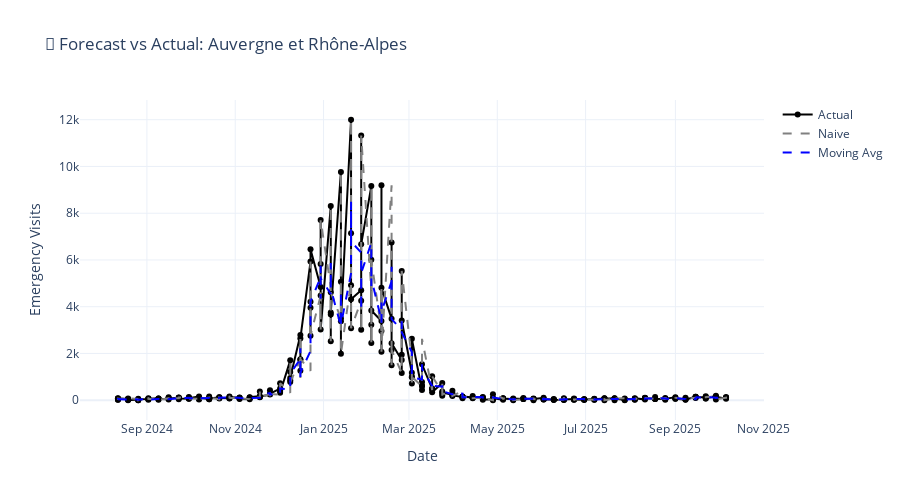

Notebook cell for this chart:
### Markdown cell above
---

## 📈 8. Visualize Predictions

### Code cell
if df is not None and target_col:
    # Pick one region for detailed visualization
    sample_region = test['region'].value_counts().index[0]
    test_sample = test[test['region'] == sample_region].sort_values('date')

    fig = go.Figure()

    # Actual values
    fig.add_trace(go.Scatter(
        x=test_sample['date'],
        y=test_sample[target_col],
        mode='lines+markers',
        name='Actual',
        line=dict(color='black', width=2)
    ))

    # Predictions from different models
    colors = {'pred_naive': 'gray', 'pred_ma': 'blue', 'pred_xgb': 'green'}
    names = {'pred_naive': 'Naive', 'pred_ma': 'Moving Avg', 'pred_xgb': 'XGBoost'}

    for pred_col, color in colors.items():
        if pred_col in test_sample.columns:
            fig.add_trace(go.Scatter(
                x=test_sample['date'],
                y=test_sample[pred_col],
                mode='lines',
                name=names[pred_col],
                line=dict(color=color, width=2, dash='dash')
            ))

    fig.update_layout(
        title=f'🔮 Forecast vs Actual: {sample_region}',
        xaxis_title='Date',
        yaxis_title='Emergency Visits',
        height=500,
        template='plotly_white',
        hovermode='x unified'
    )

    viz_path = BASE_PATH / 'visualizations'
    viz_path.mkdir(exist_ok=True)
    fig.write_html(viz_path / 'forecast_comparison.html')
    fig.show()
    print(f"\n✅ Saved: forecast_comparison.html")

### Figure 1 — Plotly figure (JSON) as saved in the notebook; plotly's stock layout.template omitted (floating-point values rounded to 4 significant figures; data arrays with more than 128 entries replaced by an {"elided": "..."} marker saying what was removed)
{"data": [{"line": {"color": "black", "width": 2}, "mode": "lines+markers", "name": "Actual", "type": "scatter", "x": {"elided": "305 str values"}, "y": {"elided": "305 float values"}}, {"line": {"color": "gray", "dash": "dash", "width": 2}, "mode": "lines", "name": "Naive", "type": "scatter", "x": {"elided": "305 str values"}, "y": {"elided": "305 float values"}}, {"line": {"color": "blue", "dash": "dash", "width": 2}, "mode": "lines", "name": "Moving Avg", "type": "scatter", "x": {"elided": "305 str values"}, "y": {"elided": "305 float values"}}], "layout": {"height": 500, "hovermode": "x unified", "title": {"text": "🔮 Forecast vs Actual: Auvergne et Rhône-Alpes"}, "xaxis": {"title": {"text": "Date"}}, "yaxis": {"title": {"text": "Emergency Visits"}}}}
